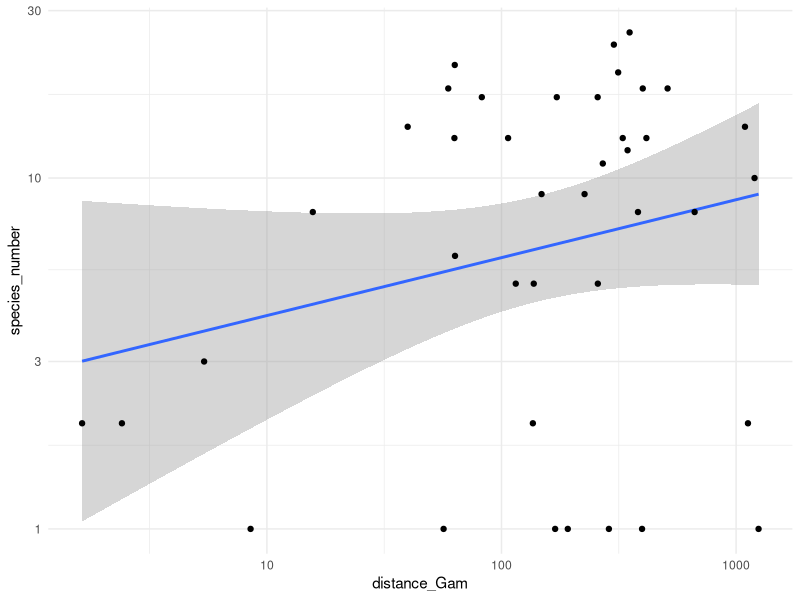
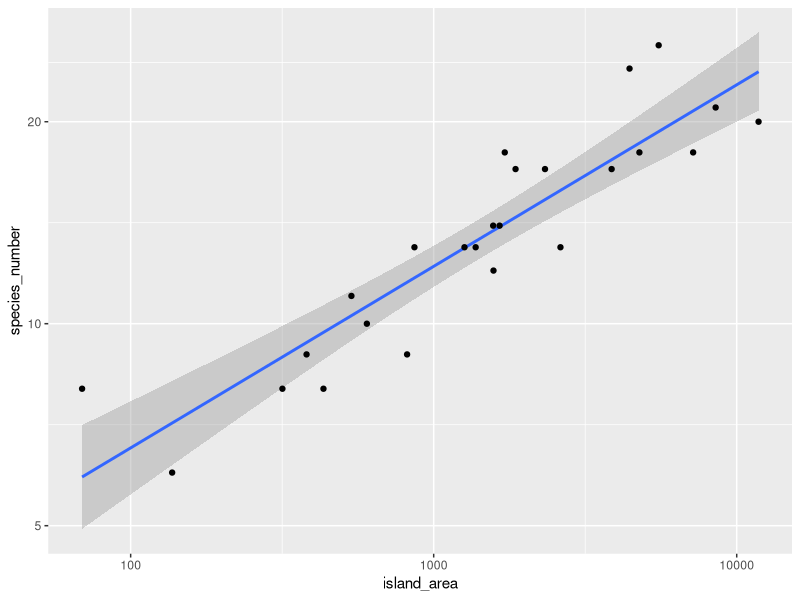
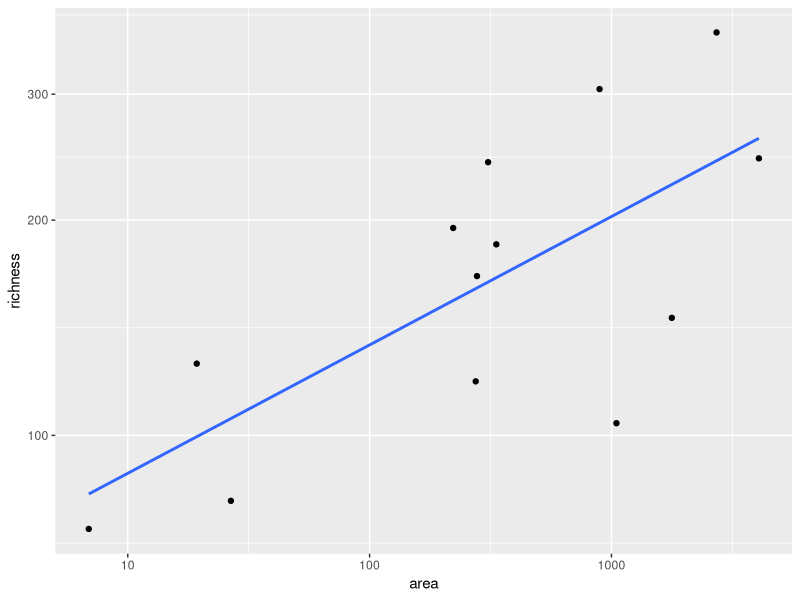

The R script that drew these images, in order:
library(readr)
library(dplyr)
library(tidyr)
library(ggplot2)

tree_dat <- read_tsv("island/data/oo_444807.txt", skip = 25) %>% 
  filter(species_number > 0)

tree_dat <- read_csv("island/data/trees.csv")

tree_dat %>% 
  ggplot(aes(x = distance_Gam, y = species_number)) +
  geom_smooth(
    formula = "y ~ x",
    method = "lm"
  ) +
  geom_point() +
  scale_x_log10() +
  scale_y_log10() +
  theme_minimal()

tree_dat |>
  filter(soil_depth_mean > 0) |> 
  ggplot(aes(x = island_area, y = species_number)) +
  geom_smooth(
    formula = y ~ x,
    method = "lm"
  ) +
  geom_point() +
  scale_x_log10() +
  scale_y_log10()

summary(lm(species_number ~ distance_Gam, data = tree_dat))
summary(lm(species_number ~ island_area, data = tree_dat))

aleuts <- read_csv("island/data/aleutians.csv")

ggplot(
  aleuts,
  aes(
    x = area,# - dAlaska, # dAlaska
    y = richness
  )
) +
  geom_point() +
  geom_smooth(
    method = "lm",
    se = FALSE
  ) +
  scale_x_log10() +
  scale_y_log10()
